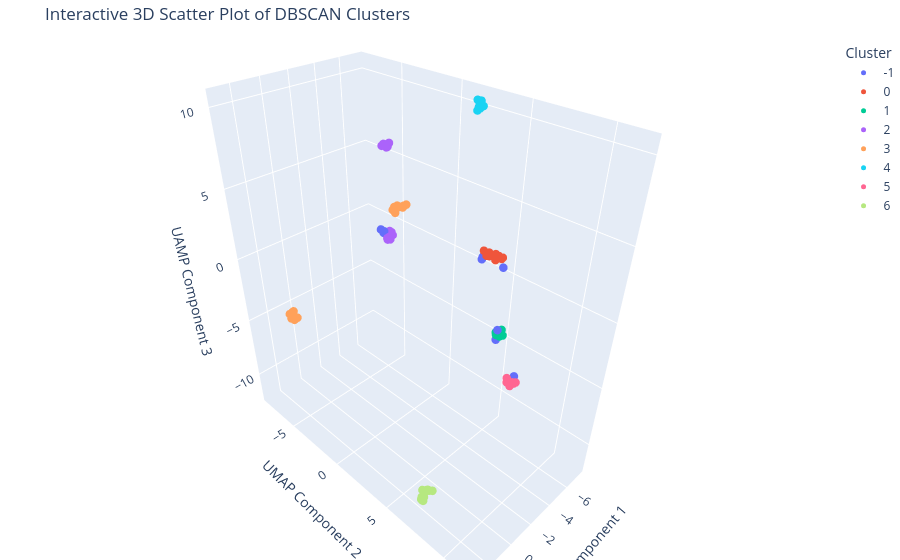

The code cell stored with this chart in its notebook:
### Code cell
# Step 2: Perform DBSCAN clustering on the GPU
dbscan_model = DBSCAN(eps=0.25, min_samples=5)
dbscan_model.fit(scaled_features)

# Step 3: reduce Dimensionality to 3D using cuML UMAP
umap_3d = UMAP(n_neighbors=15, min_dist=0.1, n_components=3, random_state=42)
embedding_3d = umap_3d.fit_transform(scaled_features)

# Convert the cluster labels from a CuPy array back to a NumPy array for printing
embedding_3d_cpu = cp.asnumpy(embedding_3d)
labels_cpu = cp.asnumpy(dbscan_model.labels_)

# Step 4: Create interactive 3D scatter plot using Plotly
fig = px.scatter_3d(
    x = embedding_3d_cpu[:, 0],
    y = embedding_3d_cpu[:, 1],
    z = embedding_3d_cpu[:, 2],
    color = labels_cpu.astype(str),
    title = "Interactive 3D Scatter Plot of DBSCAN Clusters",
    labels = {"color": "Cluster"}
)

# Customize the plot
fig.update_traces(marker = dict(size = 5))
fig.update_layout(
    scene = dict(
        xaxis_title = "UMAP Component 1",
        yaxis_title = "UMAP Component 2",
        zaxis_title = "UAMP Component 3",
    ),
    margin = dict(l=0, r=0, b=0, t=40),
)

# Show the plot
fig.show()

### Figure 1 — Plotly figure (JSON) as saved in the notebook; plotly's stock layout.template omitted (floating-point values rounded to 4 significant figures)
{"data": [{"hovertemplate": "Cluster=-1<br>x=%{x}<br>y=%{y}<br>z=%{z}<extra></extra>", "legendgroup": "-1", "marker": {"color": "#636efa", "size": 5, "symbol": "circle"}, "mode": "markers", "name": "-1", "scene": "scene", "showlegend": true, "type": "scatter3d", "x": [3.11, 3.176, 2.878, 2.693, -6.911, 2.195, -6.876, -6.775, -7.069, -6.944, 1.774, -1.004], "y": [10.9, 10.92, 10.78, 11.65, -6.04, 11.31, -6.092, -6.231, -6.27, -6.075, 10.96, 10.37], "z": [8.505, 8.453, 8.452, 8.167, -0.8915, 4.555, -0.9449, -0.7647, -1.17, -1.008, 3.583, -0.8116]}, {"hovertemplate": "Cluster=0<br>x=%{x}<br>y=%{y}<br>z=%{z}<extra></extra>", "legendgroup": "0", "marker": {"color": "#EF553B", "size": 5, "symbol": "circle"}, "mode": "markers", "name": "0", "scene": "scene", "showlegend": true, "type": "scatter3d", "x": [2.986, 2.797, 3.004, 2.996, 2.766, 2.884, 2.726, 2.704, 2.636, 2.634], "y": [10.85, 10.98, 11.01, 11.15, 11.28, 11.37, 11.39, 11.39, 11.54, 11.49], "z": [8.735, 8.623, 8.581, 8.616, 8.669, 8.482, 8.604, 8.601, 8.557, 8.48]}, {"hovertemplate": "Cluster=1<br>x=%{x}<br>y=%{y}<br>z=%{z}<extra></extra>", "legendgroup": "1", "marker": {"color": "#00cc96", "size": 5, "symbol": "circle"}, "mode": "markers", "name": "1", "scene": "scene", "showlegend": true, "type": "scatter3d", "x": [2.088, 2.113, 1.948, 1.751, 2.049, 1.843, 1.887, 1.847, 1.744, 1.685], "y": [11.17, 11.39, 11.23, 11.22, 11.13, 11.36, 11.05, 11.06, 10.94, 10.88], "z": [4.321, 4.205, 4.352, 4.274, 4.238, 4.091, 4.032, 4.018, 3.828, 3.847]}, {"hovertemplate": "Cluster=2<br>x=%{x}<br>y=%{y}<br>z=%{z}<extra></extra>", "legendgroup": "2", "marker": {"color": "#ab63fa", "size": 5, "symbol": "circle"}, "mode": "markers", "name": "2", "scene": "scene", "showlegend": true, "type": "scatter3d", "x": [-7.243, -7.361, -7.256, -7.148, -7.226, -7.047, -6.883, -6.896, -6.84, -6.782, -6.805, -7.226, -7.237, -7.242, -6.944, -7.062, -7.017, -7.07, -6.869, -6.973, -6.803, -6.921], "y": [-5.799, -5.743, -5.705, -5.553, -5.476, -5.551, -5.423, -5.468, -5.638, -5.53, -5.517, -5.802, -5.652, -5.771, -5.885, -5.525, -5.686, -5.814, -5.76, -5.997, -5.83, -6.04], "z": [-0.9081, -1.029, -1.184, -1.21, -1.112, -1.425, -1.247, -1.123, -1.278, -1.325, -1.265, 5.541, 5.855, 5.684, 5.803, 5.865, 5.597, 5.75, 5.778, 5.691, 5.752, 5.635]}, {"hovertemplate": "Cluster=3<br>x=%{x}<br>y=%{y}<br>z=%{z}<extra></extra>", "legendgroup": "3", "marker": {"color": "#FFA15A", "size": 5, "symbol": "circle"}, "mode": "markers", "name": "3", "scene": "scene", "showlegend": true, "type": "scatter3d", "x": [-1.123, -1.035, -1.049, -1.194, -1.037, -1.522, -1.367, -1.55, -1.7, -1.584, -1.673, -1.683, 0.3133, 0.5284, 0.4796, 0.6081, 0.6166, 0.4554, 0.5609, 0.4437, 0.2601, 0.4086, 0.2651, 0.1805], "y": [1.301, 1.255, 1.435, 1.212, 1.391, 1.101, 1.416, 1.5, 1.332, 1.482, 1.479, 1.661, -8.105, -7.987, -8.004, -7.806, -8.161, -8.196, -8.105, -8.174, -8.035, -7.975, -8.035, -7.909], "z": [5.654, 5.612, 5.49, 5.713, 5.696, 5.643, 5.732, 5.723, 5.617, 5.644, 5.72, 5.847, -5.477, -5.44, -5.431, -5.296, -5.598, -5.873, -5.985, -6.004, -6.098, -6.125, -6.028, -6.026]}, {"hovertemplate": "Cluster=4<br>x=%{x}<br>y=%{y}<br>z=%{z}<extra></extra>", "legendgroup": "4", "marker": {"color": "#19d3f3", "size": 5, "symbol": "circle"}, "mode": "markers", "name": "4", "scene": "scene", "showlegend": true, "type": "scatter3d", "x": [-7.553, -7.369, -7.411, -7.485, -7.476, -7.503, -7.365, -7.376, -7.236], "y": [1.771, 1.647, 1.781, 1.897, 1.855, 1.987, 1.864, 1.754, 1.779], "z": [10.28, 10.34, 10.08, 10.03, 10.04, 10.04, 9.911, 9.959, 9.8]}, {"hovertemplate": "Cluster=5<br>x=%{x}<br>y=%{y}<br>z=%{z}<extra></extra>", "legendgroup": "5", "marker": {"color": "#FF6692", "size": 5, "symbol": "circle"}, "mode": "markers", "name": "5", "scene": "scene", "showlegend": true, "type": "scatter3d", "x": [-0.682, -0.7393, -0.6262, -0.6458, -0.8285, -0.7294, -0.6275, -0.6652, -0.763], "y": [10.15, 10.31, 10.21, 10.41, 10.26, 10.49, 10.47, 10.61, 10.67], "z": [-0.8655, -1.116, -1.086, -1.232, -1.029, -0.9774, -1.071, -0.9365, -0.8946]}, {"hovertemplate": "Cluster=6<br>x=%{x}<br>y=%{y}<br>z=%{z}<extra></extra>", "legendgroup": "6", "marker": {"color": "#B6E880", "size": 5, "symbol": "circle"}, "mode": "markers", "name": "6", "scene": "scene", "showlegend": true, "type": "scatter3d", "x": [1.884, 1.877, 1.912, 1.762, 1.706, 1.766, 1.508, 1.539, 1.241, 1.251, 1.055, 1.209], "y": [6.561, 6.651, 6.514, 6.526, 6.558, 6.418, 6.416, 6.251, 6.541, 6.386, 6.675, 6.411], "z": [-11.97, -11.95, -11.88, -11.78, -11.83, -11.89, -11.67, -11.55, -11.63, -11.68, -11.68, -11.68]}], "layout": {"legend": {"title": {"text": "Cluster"}, "tracegroupgap": 0}, "margin": {"b": 0, "l": 0, "r": 0, "t": 40}, "scene": {"domain": {"x": [0, 1], "y": [0, 1]}, "xaxis": {"title": {"text": "UMAP Component 1"}}, "yaxis": {"title": {"text": "UMAP Component 2"}}, "zaxis": {"title": {"text": "UAMP Component 3"}}}, "title": {"text": "Interactive 3D Scatter Plot of DBSCAN Clusters"}}}
